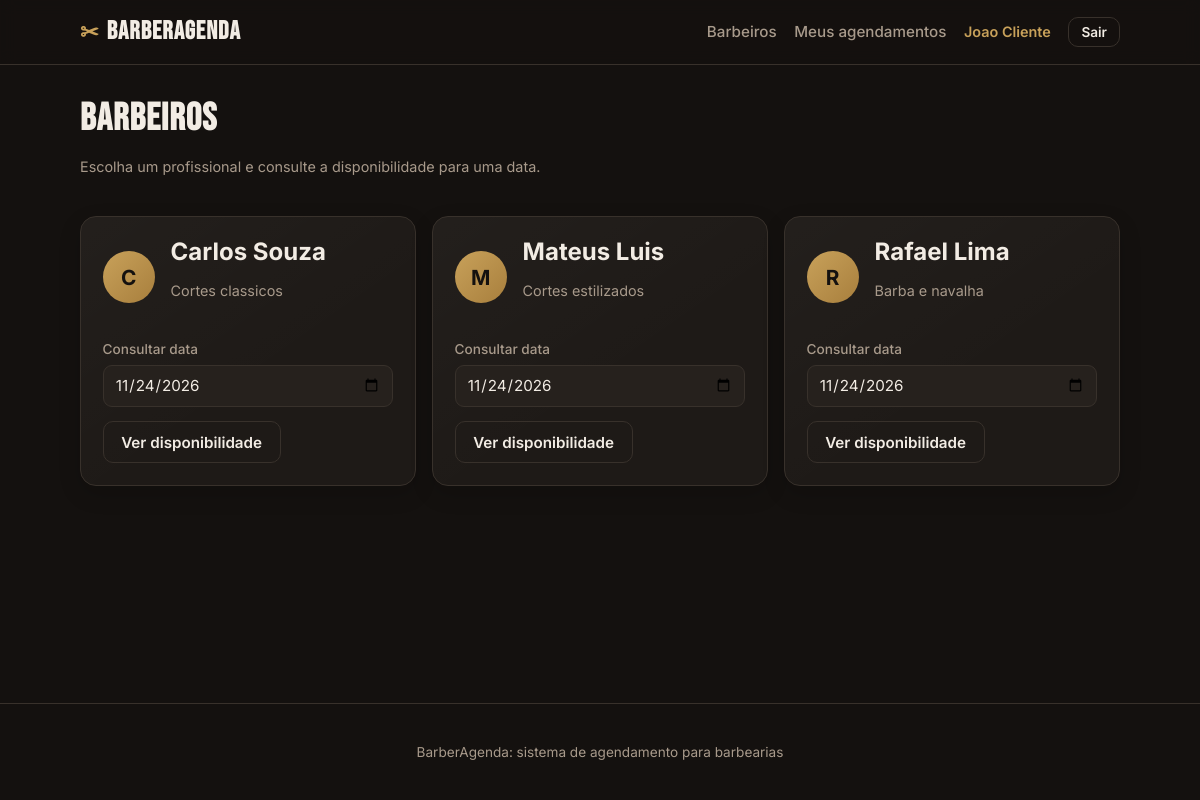
/barbeiros (signed in), run on the app's committed database.
### tables this page shows
CREATE TABLE usuarios (
            id INTEGER PRIMARY KEY AUTOINCREMENT,
            nome TEXT NOT NULL,
            email TEXT NOT NULL UNIQUE,
            senha TEXT NOT NULL,
            papel TEXT NOT NULL CHECK (papel IN ('admin', 'barbeiro', 'cliente')),
            telefone TEXT
        );

CREATE TABLE barbeiros (
            id INTEGER PRIMARY KEY AUTOINCREMENT,
            usuario_id INTEGER UNIQUE,
            nome TEXT NOT NULL,
            especialidade TEXT,
            ativo INTEGER NOT NULL DEFAULT 1,
            FOREIGN KEY (usuario_id) REFERENCES usuarios(id) ON DELETE SET NULL
        );

### app.py (the view, shortened to what this page needs)
@app.route("/barbeiros")
@login_obrigatorio("cliente")
def cliente_barbeiros():
    hoje = datetime.now().strftime("%Y-%m-%d")
    data = request.args.get("data", hoje)
    try:
        data_consulta = datetime.strptime(data, "%Y-%m-%d")
    except ValueError:
        flash("Informe uma data valida para consultar a disponibilidade.", "erro")
        data = hoje
        data_consulta = datetime.strptime(hoje, "%Y-%m-%d")
    conn = get_db()
    barbeiros = conn.execute(
        "SELECT * FROM barbeiros WHERE ativo=1 ORDER BY nome"
    ).fetchall()
    servicos = conn.execute("SELECT * FROM servicos ORDER BY nome").fetchall()
    barbeiro_selecionado = request.args.get("barbeiro_id", type=int)
    if request.args.get("toggle_data") == data:
        barbeiro_selecionado = None
    horarios = []
    servicos_por_horario = {}
    expediente = None
    dias_atendimento = []
    for barbeiro in barbeiros:
        disponibilidade = obter_disponibilidade_semana(barbeiro["id"])
    if barbeiro_selecionado and not any(
        barbeiro["id"] == barbeiro_selecionado for barbeiro in barbeiros
    ):
        barbeiro_selecionado = None
    conn.close()
    return render_template(
        "cliente_barbeiros.html",
        barbeiros=barbeiros,
        servicos=servicos,
        barbeiro_selecionado=barbeiro_selecionado,
        data=data,
        hoje=hoje,
        expediente=expediente,
        dias_atendimento=dias_atendimento,
        horarios=horarios,
        servicos_por_horario=servicos_por_horario,
    )

### app.py (called while the page is built)
def usuario_atual():
    uid = session.get("usuario_id")
    if not uid:
        return None
    conn = get_db()
    u = conn.execute("SELECT * FROM usuarios WHERE id=?", (uid,)).fetchone()
    conn.close()
    return u

def login_obrigatorio(*papeis):
    def decorator(f):
        @wraps(f)
        def wrapper(*args, **kwargs):
            u = usuario_atual()
            if not u:
                flash("Faca login para continuar.", "erro")
                return redirect(url_for("login"))
            if papeis and u["papel"] not in papeis:
                abort(403)
            return f(*args, **kwargs)
        return wrapper
    return decorator

@app.context_processor
def injeta_usuario():
    return {"usuario": usuario_atual()}

@app.template_filter("moeda")
def moeda(valor):
    return f"R$ {valor:,.2f}".replace(",", "X").replace(".", ",").replace("X", ".")

### db.py (called while the page is built)
def get_db():
    conn = sqlite3.connect(DB_PATH)
    conn.row_factory = sqlite3.Row
    conn.execute("PRAGMA foreign_keys = ON")
    return conn

def obter_disponibilidade_semana(barbeiro_id):
    conn = get_db()
    disponibilidade = conn.execute(
        """SELECT dia_semana, hora_inicio, hora_fim
           FROM disponibilidade_barbeiros
           WHERE barbeiro_id=?
           ORDER BY dia_semana""",
        (barbeiro_id,),
    ).fetchall()
    conn.close()
    return disponibilidade

### templates/cliente_barbeiros.html (shortened to what this page needs)
{% extends "base.html" %}
{% block content %}
<div class="page-head">
    <div>
        <h1>Barbeiros</h1>
        <p class="muted">Escolha um profissional e consulte a disponibilidade para uma data.</p>
    </div>
</div>
{% if barbeiros %}
<div class="grid grid-barbeiros cliente-barbeiros-grid">
    {% for b in barbeiros %}
    <article class="card cliente-barbeiro-card">
        <div class="barbeiro-card">
            <div class="avatar">{{ b.nome[0]|upper }}</div>
            <div>
                <h2>{{ b.nome }}</h2>
                {% if b.especialidade %}<p class="muted">{{ b.especialidade }}</p>{% endif %}
            </div>
        </div>
        <form method="get" action="{{ url_for('cliente_barbeiros') }}" class="form form-inline barbeiro-consulta">
            <label>Consultar data
                <input type="date" name="data" value="{{ data }}" min="{{ hoje }}" required>
            </label>
            <button type="submit" class="btn btn-ghost">Ver disponibilidade</button>
        </form>
    </article>
    {% endfor %}
</div>
{% else %}
<div class="card empty"><p>Nenhum barbeiro disponível no momento.</p></div>
{% endif %}
{% endblock %}

### templates/base.html (shortened to what this page needs)
<!DOCTYPE html>
<html lang="pt-BR">
<head>
    <link rel="stylesheet" href="{{ url_for('static', filename='style.css') }}">
</head>
<body>
    <header class="topbar">
        <div class="container topbar-inner">
            <a href="{{ url_for('index') }}" class="brand">
                <span class="brand-mark">✂</span>
                <span class="brand-name">BarberAgenda</span>
            </a>
            <nav class="nav">
                {% if usuario %}
                    {% if usuario.papel == 'cliente' %}
                        <a href="{{ url_for('cliente_barbeiros') }}" class="{% if request.endpoint == 'cliente_barbeiros' %}nav-active{% endif %}" {% if request.endpoint == 'cliente_barbeiros' %}aria-current="page"{% endif %}>Barbeiros</a>
                        <a href="{{ url_for('cliente_agendamentos') }}" class="" >Meus agendamentos</a>
                    {% elif usuario.papel == 'barbeiro' %}
                        <a href="{{ url_for('barbeiro_agenda') }}" class="{% if request.endpoint == 'barbeiro_agenda' %}nav-active{% endif %}" {% if request.endpoint == 'barbeiro_agenda' %}aria-current="page"{% endif %}>Minha agenda</a>
                    {% endif %}
                    <span class="nav-user">{{ usuario.nome }}</span>
                    <form method="post" action="{{ url_for('logout') }}">
                        <button type="submit" class="btn btn-ghost btn-sm">Sair</button>
                    </form>
                {% else %}
                    <a href="{{ url_for('index') }}">Início</a>
                    <a href="{{ url_for('login') }}" class="btn btn-ghost btn-sm">Entrar</a>
                {% endif %}
            </nav>
        </div>
    </header>
    <main class="container main">
        {% block content %}{% endblock %}
    </main>
    <footer class="footer">
        <div class="container">
            <p>BarberAgenda: sistema de agendamento para barbearias</p>
        </div>
    </footer>
</body>
</html>

### static/style.css (style rules this page uses)
:root { --bg: #14110f; --surface: #1e1a17; --surface-2: #26211d; --border: #38312b; --text: #f2ece4; --muted: #a89a8b; --gold: #c8a15a; --gold-dark: #a87f3d; --danger: #c0574f; --green: #5fa06a; --blue: #5b86b0; --radius: 12px; --maxw: 1080px; }
* { box-sizing: border-box; }
body { margin: 0; background: var(--bg); color: var(--text); font-family: 'Inter', system-ui, sans-serif; line-height: 1.5; display: flex; flex-direction: column; min-height: 100vh; }
.container { width: 100%; max-width: var(--maxw); margin: 0 auto; padding: 0 1.25rem; }
h1, h2, h3 { line-height: 1.15; margin: 0 0 .5rem; }
a { color: var(--gold); text-decoration: none; }
.muted { color: var(--muted); font-size: .9rem; }
.topbar { background: rgba(20,17,15,.85); backdrop-filter: blur(8px); border-bottom: 1px solid var(--border); position: sticky; top: 0; z-index: 10; }
.topbar-inner { display: flex; align-items: center; justify-content: space-between; height: 64px; gap: 1rem; }
.brand { display: flex; align-items: center; gap: .5rem; color: var(--text); font-weight: 700; }
.brand-mark { color: var(--gold); font-size: 1.4rem; }
.brand-name { font-family: 'Bebas Neue', sans-serif; font-size: 1.6rem; letter-spacing: 1px; }
.nav { display: flex; align-items: center; gap: 1.1rem; flex-wrap: wrap; }
.nav form { margin: 0; }
.nav a { color: var(--muted); font-weight: 500; font-size: .95rem; }
.nav-user { color: var(--gold); font-size: .9rem; font-weight: 600; }
.main { flex: 1; padding: 2rem 1.25rem 3rem; }
.grid { display: grid; gap: 1rem; }
.grid-barbeiros { grid-template-columns: repeat(auto-fit, minmax(min(100%, 260px), 1fr)); }
.cliente-barbeiros-grid { align-items: start; }
.card { background: linear-gradient(145deg, rgba(255,255,255,.025), transparent 60%), var(--surface); border: 1px solid var(--border); border-radius: 16px; padding: 1.35rem; box-shadow: 0 8px 22px rgba(0,0,0,.16); }
.card + .card { margin-top: 1.25rem; }
.grid .card + .card { margin-top: 0; }
.grid article.card { transition: transform .18s ease, border-color .18s ease, box-shadow .18s ease; }
.barbeiro-card { display: flex; align-items: center; gap: 1rem; }
.barbeiro-card > div:last-child { min-width: 0; }
.barbeiro-card h2, .barbeiro-card h3 { overflow-wrap: normal; word-break: normal; }
.avatar { width: 52px; height: 52px; border-radius: 50%; background: linear-gradient(135deg, var(--gold), var(--gold-dark)); color: #14110f; display: flex; align-items: center; justify-content: center; font-weight: 700; font-size: 1.3rem; flex-shrink: 0; }
.cliente-barbeiro-card { display: flex; flex-direction: column; min-height: 270px; }
.cliente-barbeiro-card .barbeiro-consulta { margin-top: auto; }
.btn { display: inline-flex; align-items: center; justify-content: center; gap: .4rem; padding: .65rem 1.1rem; border-radius: 10px; border: 1px solid transparent; font-weight: 600; font-size: .95rem; cursor: pointer; font-family: inherit; transition: .15s; text-decoration: none; }
.btn-ghost { background: transparent; color: var(--text); border-color: var(--border); }
.btn-sm { padding: .4rem .75rem; font-size: .85rem; }
.form { display: flex; flex-direction: column; gap: .9rem; }
.form label, .form-inline label { display: flex; flex-direction: column; gap: .35rem; font-size: .85rem; color: var(--muted); font-weight: 500; }
.form-inline { display: flex; flex-direction: row; gap: .9rem; align-items: flex-end; flex-wrap: wrap; }
.form.form-inline > label { flex: 1 1 220px; }
input, select { background: var(--surface-2); border: 1px solid var(--border); color: var(--text); padding: .6rem .7rem; border-radius: 9px; font-size: .95rem; font-family: inherit; }
.page-head { display: flex; align-items: flex-end; justify-content: space-between; gap: 1rem; flex-wrap: wrap; margin-bottom: 1.5rem; }
.page-head h1 { font-family: 'Bebas Neue', sans-serif; font-size: 2.4rem; letter-spacing: 1px; }
.footer { border-top: 1px solid var(--border); padding: 1.5rem 0; color: var(--muted); font-size: .85rem; text-align: center; }

### data on the page
usuarios: nome "Joao Cliente"
barbeiros: nome "C", nome "Carlos Souza", especialidade "Cortes classicos", data "11/24/2026"
barbeiros: nome "M", nome "Mateus Luis", especialidade "Cortes estilizados", data "11/24/2026"
barbeiros: nome "R", nome "Rafael Lima", especialidade "Barba e navalha", data "11/24/2026"
